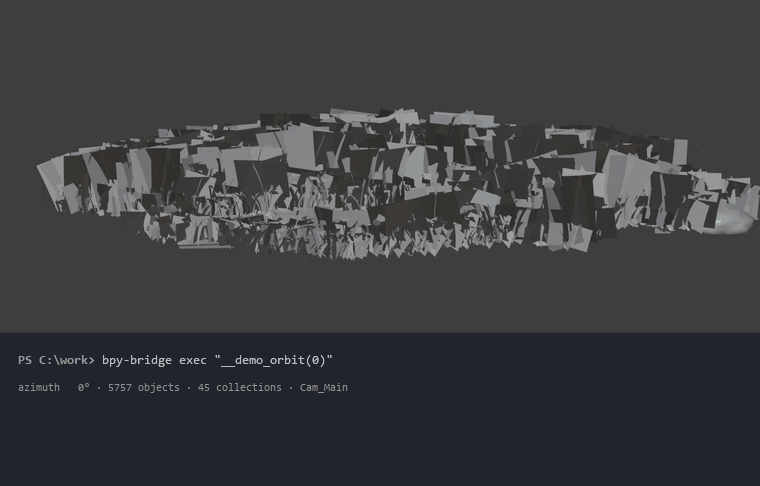
#> input picture docs/images/demo.gif, 760 x 486 px; its folder holds 2 pictures in this run
$ python check_docs_images.py
#> lines starting #> are read from the running program, lines starting #| are printed output that depends on the picture
# -*- coding: utf-8 -*-
"""Check the documentation images: size budget, and that the GIF is animated.

Why this is a script and not a YAML heredoc
-------------------------------------------
Both checks lived inline in the workflow first. That made them impossible to run
locally without copying logic out of YAML, which is how a check quietly stops
matching what it claims to verify. As a script it runs the same way on a
developer's machine and in CI.

Two invariants:

1. **Size budget.** Screenshots and the demo GIF are build artifacts
   (``tools/render_terminal.py``, ``tools/render_demo_gif.py``). They cannot be
   regenerated in CI -- that needs a live Blender -- but committing a 10 MB PNG
   is a mistake worth failing on.

2. **The GIF is actually animated.** A single-frame GIF, or one whose frames are
   identical, renders as a still image and silently breaks the README's most
   prominent visual. This happened for real: the first orbit demo came out as
   eight near-identical frames (mean pixel difference 0.04-0.12) because
   ``bpy.ops.render.opengl`` defaults to ``view_context=True`` and was rendering
   the viewport instead of the scene camera. Nothing else in the suite would have
   caught it.

Pillow is required, and is a docs-only dependency -- the package itself has none.

Run: ``python tests/check_docs_images.py``
"""

import os
import sys

try:
    sys.stdout.reconfigure(encoding="utf-8")
except (AttributeError, ValueError):
    pass

HERE = os.path.dirname(os.path.abspath(__file__))
ROOT = os.path.dirname(HERE)
IMAGE_DIR = os.path.join(ROOT, "docs", "images")

#: Per-extension size limits. A GIF gets a larger budget: an animated demo is
#: inherently bigger than a still, and a megabyte of demo GIF earns its place.
SIZE_LIMITS = {
    ".png": 1_500_000,
    ".gif": 2_500_000,
}

#: A GIF with fewer frames than this is not a demo.
MIN_GIF_FRAMES = 3

#: Mean per-pixel difference below which two consecutive frames are considered
#: identical. Well under the ~9-11 the real orbit demo produces, well above the
#: ~0.05 the broken one produced.
MIN_FRAME_DIFF = 1.0

DEMO_GIF = os.path.join(IMAGE_DIR, "demo.gif")


def check_size_budget():
    """Every doc image exists and is within its size limit."""
    if not os.path.isdir(IMAGE_DIR):
        return ["docs/images is missing"]

    problems = []
    total = 0
    print("%-30s %10s" % ("file", "size"))
    print("-" * 42)
    for name in sorted(os.listdir(IMAGE_DIR)):
        extension = os.path.splitext(name)[1].lower()
        if extension not in SIZE_LIMITS:
            continue
        size = os.path.getsize(os.path.join(IMAGE_DIR, name))
        total += size
        limit = SIZE_LIMITS[extension]
        note = ""
        if size > limit:
            note = "  OVER LIMIT (%.1f MB)" % (limit / 1e6)
            problems.append(
                "%s is %.2f MB (limit %.2f MB)" % (name, size / 1e6, limit / 1e6)
            )
        print("%-30s %8.1f KB%s" % (name, size / 1024.0, note))

    print("-" * 42)
    print("total: %.2f MB" % (total / 1e6))
    return problems


def check_gif_is_animated(path=DEMO_GIF):
    """The demo GIF must have several frames, and they must actually differ."""
#> called with path = 'docs/images/demo.gif'
    if not os.path.exists(path):
        return ["docs/images/demo.gif is missing"]

    try:
        from PIL import Image, ImageChops
    except ImportError:
        return ["Pillow is required for the GIF check: pip install pillow"]

    image = Image.open(path)
#> image is the input picture: PIL image 760x486 P; mean R, G, B 59.2, 60.1, 62.9
    frames = getattr(image, "n_frames", 1)
#> frames = 8
    problems = []

    if frames < MIN_GIF_FRAMES:
        problems.append(
            "demo.gif has %d frame(s); an animated demo needs at least %d"
            % (frames, MIN_GIF_FRAMES)
        )

    print()
    print("demo.gif: %dx%d, %d frames" % (image.size[0], image.size[1], frames))
#| demo.gif: 760x486, 8 frames
    previous = None
    for index in range(frames):
        image.seek(index)
        current = image.convert("RGB")
        if previous is not None:
            diff = ImageChops.difference(previous, current).convert("L")
            histogram = diff.histogram()
            mean = sum(value * count for value, count in enumerate(histogram)) / float(
                current.width * current.height
            )
            flag = ""
            if mean < MIN_FRAME_DIFF:
                flag = "  IDENTICAL"
                problems.append(
                    "frame %d barely differs from frame %d (mean diff %.2f < %.1f)"
                    % (index, index - 1, mean, MIN_FRAME_DIFF)
                )
            print("  frame %d -> %d: mean diff %5.2f%s" % (index - 1, index, mean, flag))
        previous = current
#> this loop made 8 passes
#> mean on passes 2 to 8: 9.45, 9.46, 10.19, 11.16, 10.37, 10.39, 10.04
#|   frame 0 -> 1: mean diff  9.45
#|   frame 1 -> 2: mean diff  9.46
#|   frame 2 -> 3: mean diff 10.19
#|   frame 3 -> 4: mean diff 11.16
#|   frame 4 -> 5: mean diff 10.37
#|   frame 5 -> 6: mean diff 10.39
#|   frame 6 -> 7: mean diff 10.04
#> pass 2, in check_gif_is_animated, `current = image.convert("RGB")`:
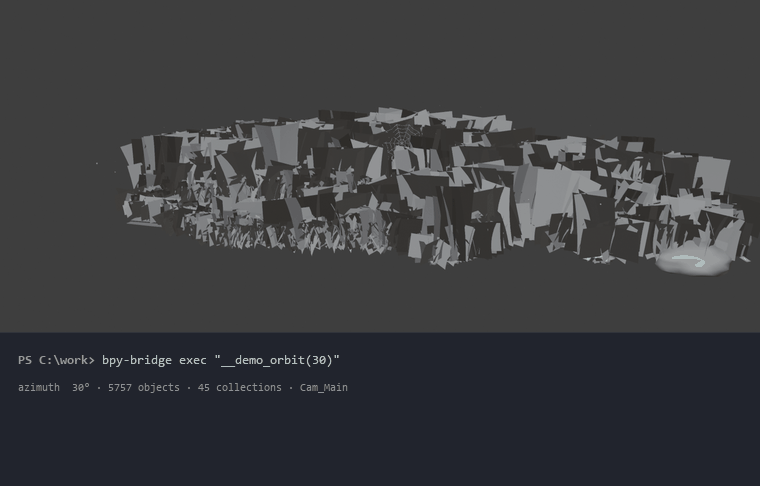
#> current: PIL image 760x486 RGB; mean R, G, B 58.9, 59.8, 62.6
#> pass 2, in check_gif_is_animated, `diff = ImageChops.difference(previous, current).convert("L")`:
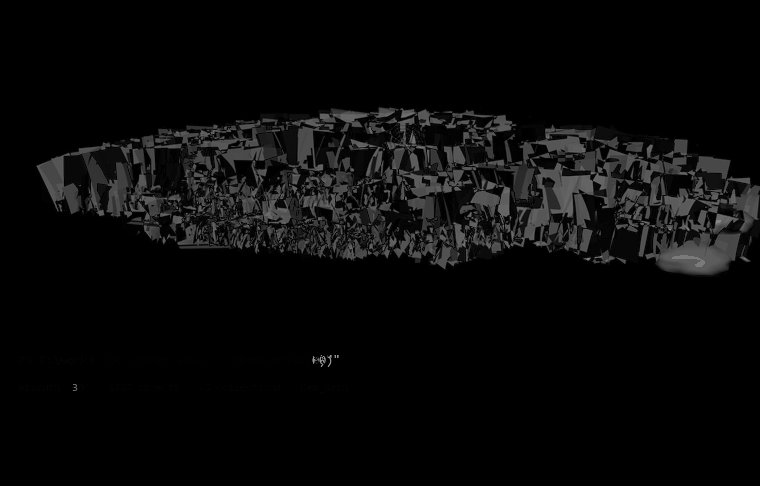
#> diff: PIL image 760x486 L; min 0, max 149, mean 9.4
#> pass 3, in check_gif_is_animated, `current = image.convert("RGB")`:
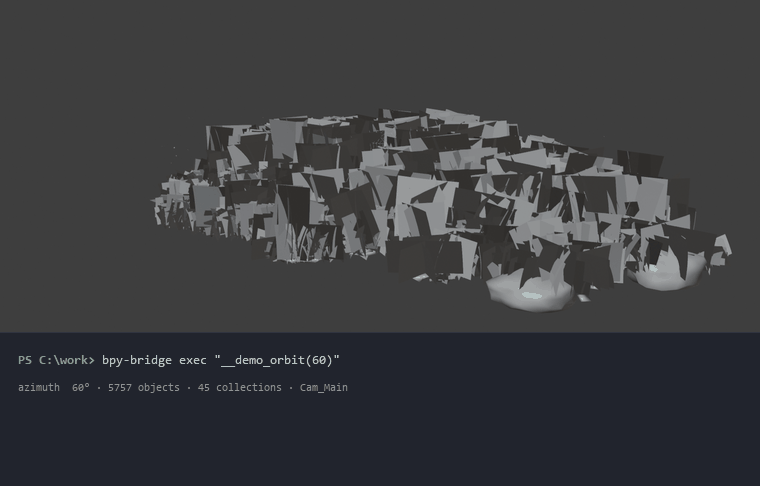
#> current: PIL image 760x486 RGB; mean R, G, B 59, 60, 62.7
#> pass 3, in check_gif_is_animated, `diff = ImageChops.difference(previous, current).convert("L")`:
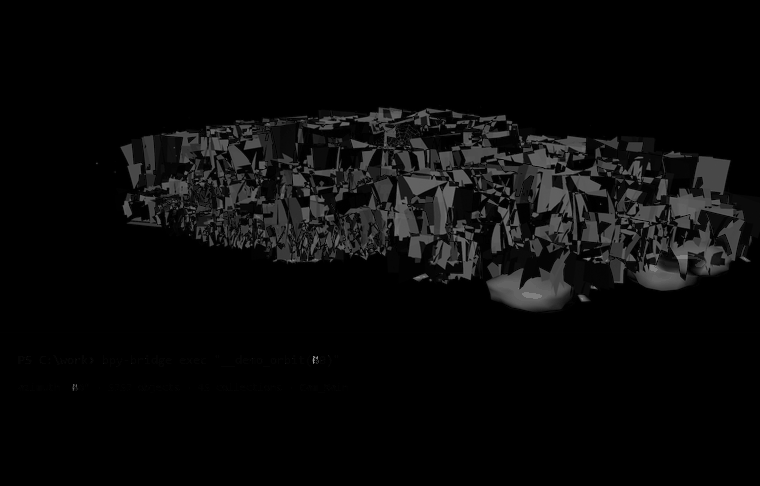
#> diff: PIL image 760x486 L; min 0, max 153, mean 9.5
#> after the loop:
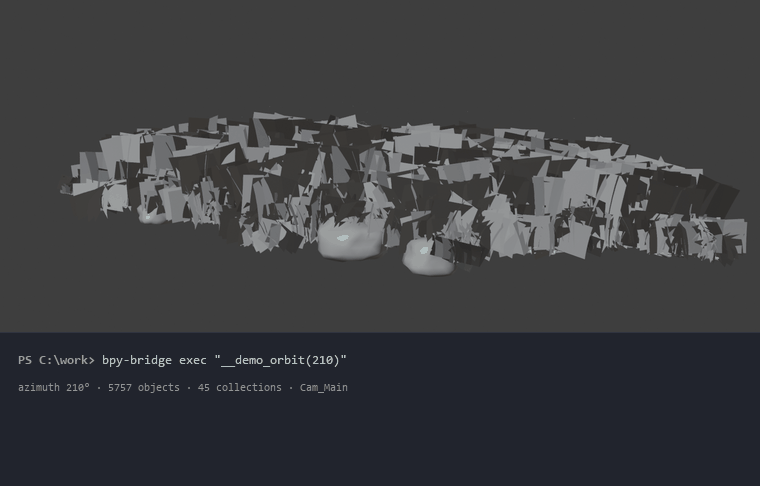
#> image: PIL image 760x486 RGB; mean R, G, B 60, 61, 63.8
#> after the loop, problems = []

    return problems


def check_images_are_referenced():
    """Every committed image must actually appear in a document.

    This exists because one did not. ``architecture.png`` was generated, committed
    and shipped, but the README kept its old ASCII diagram, so the image was dead
    weight that nobody ever saw -- and no existing check could notice, because
    they all verified that *referenced* paths resolve, not that files are
    referenced at all.

    An unreferenced image is either a forgotten diagram or a leftover from a
    deleted section. Both are worth failing on: one is a documentation gap, the
    other is a repository getting quietly heavier.
    """
    if not os.path.isdir(IMAGE_DIR):
        return ["docs/images is missing"]

    # Every markdown file that can render an image.
    documents = []
    for directory, _subdirs, filenames in os.walk(ROOT):
        # Skip anything that is not documentation.
        if os.sep + "." in directory or os.sep + "build" in directory:
            continue
        for filename in filenames:
            if filename.lower().endswith(".md"):
                documents.append(os.path.join(directory, filename))

    if not documents:
        return ["no markdown documents found to check image references"]

    problems = []
    print()
    print("image references:")
    for name in sorted(os.listdir(IMAGE_DIR)):
        if os.path.splitext(name)[1].lower() not in SIZE_LIMITS:
            continue
        referencing = []
        for path in documents:
            try:
                with open(path, "r", encoding="utf-8") as handle:
                    if name in handle.read():
                        referencing.append(os.path.relpath(path, ROOT))
            except (OSError, UnicodeDecodeError):
                continue
        if referencing:
            print("  %-28s %s" % (name, ", ".join(sorted(referencing))))
        else:
            print("  %-28s NOT REFERENCED" % name)
            problems.append(
                "%s is committed but no document references it -- either show it "
                "somewhere or delete it" % name
            )
    return problems


def main():
    problems = check_size_budget()
    problems.extend(check_gif_is_animated())
    problems.extend(check_images_are_referenced())

    print()
    if problems:
        for problem in problems:
            print("FAIL: %s" % problem)
#> this loop made 1 pass
#| FAIL: no markdown documents found to check image references
        return 1
    print("OK: doc images within budget, the GIF is animated, and every image is used")
    return 0


if __name__ == "__main__":
#> (the run stopped early here; a loop or call above may not have finished)
